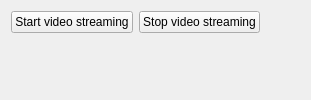
              <widget class="QWidget" name="streaming_tab">
               <attribute name="title">
                <string>Video streaming</string>
               </attribute>
               <layout class="QVBoxLayout" name="verticalLayout_9">
                <item>
                 <layout class="QVBoxLayout" name="verticalLayout_8">
                  <item>
                   <layout class="QHBoxLayout" name="horizontalLayout_5">
                    <item>
                     <widget class="QPushButton" name="pb_start_video_streaming">
                      <property name="text">
                       <string>Start video streaming</string>
                      </property>
                     </widget>
                    </item>
                    <item>
                     <widget class="QPushButton" name="pb_stop_video_streaming">
                      <property name="text">
                       <string>Stop video streaming</string>
                      </property>
                     </widget>
                    </item>
                    <item>
                     <spacer name="horizontalSpacer_18">
                      <property name="orientation">
                       <enum>Qt::Orientation::Horizontal</enum>
                      </property>
                      <property name="sizeHint" stdset="0">
                       <size>
                        <width>40</width>
                        <height>20</height>
                       </size>
                      </property>
                     </spacer>
                    </item>
                   </layout>
                  </item>
                  <item>
                   <widget class="QWidget" name="streaming_wdg" native="true"/>
                  </item>
                 </layout>
                </item>
               </layout>
              </widget>
